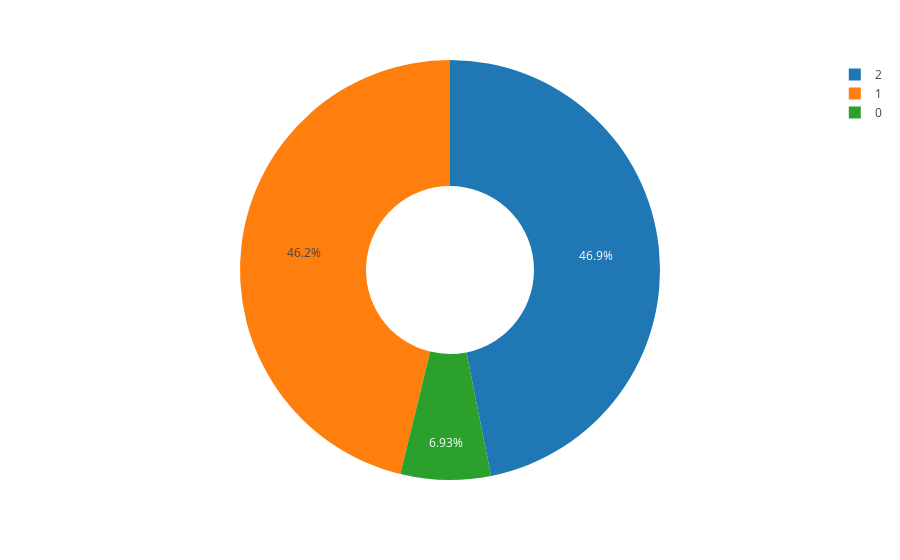

This figure's notebook cell:
### Code cell
fig =  px.pie (df, names = "slp", hole = 0.4, template = "gridon")
fig.show ()

### Figure 1 — Plotly figure (JSON) as saved in the notebook; plotly's stock layout.template omitted (floating-point values rounded to 4 significant figures; data arrays with more than 128 entries replaced by an {"elided": "..."} marker saying what was removed)
{"data": [{"domain": {"x": [0, 1], "y": [0, 1]}, "hole": 0.4, "hovertemplate": "slp=%{label}<extra></extra>", "labels": {"elided": "303 int values"}, "legendgroup": "", "name": "", "showlegend": true, "type": "pie"}], "layout": {"legend": {"tracegroupgap": 0}, "margin": {"t": 60}}}
